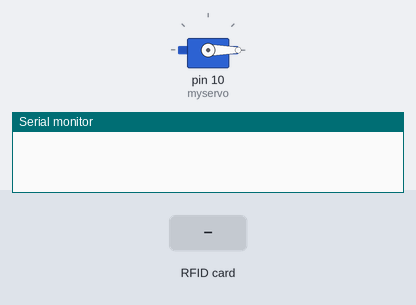
Bench run of a sketch on a simulated Arduino Uno, built with avr-gcc and run on an emulated ATmega328P. Shown: servo, the last lines printed to the serial monitor. The test bench sets the inputs (shaded band).

Above: at 1.7 s.
1.8 s: RFID card 8D FE 6C 4D held to the reader
At 3.0 s:
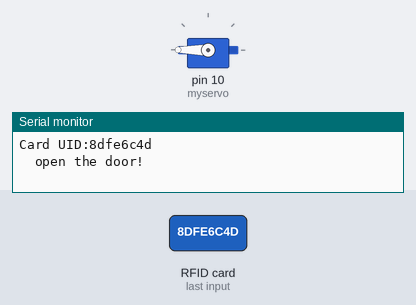
3.3 s: RFID card BC 33 76 6E held to the reader
4.8 s: RFID card 5E 7A 19 C4 held to the reader
Timing chart, 0 to 7.8 s (numbered marks = the images above; inputs shaded):
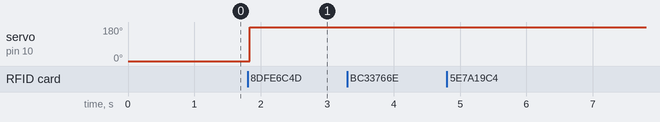

The sketch:

Intelligent_access_control.ino
```cpp
/*
 * Keyestudio 37 in 1 Starter Kit for Raspberry Pi Pico
 * lesson 54
 * Intelligent access control
 * http://www.keyestudio.com
*/
#include <Servo.h>
#include <Wire.h>
#include <MFRC522_I2C.h>
MFRC522 mfrc522(0x28);
Servo myservo;
String rfid_str = "";

void setup() {
  Serial.begin(9600);
  Wire.begin();
  mfrc522.PCD_Init();
  myservo.attach(10);//connect the servo to the port 10
  myservo.write(0);//initialize 0°
  delay(500);
}

void loop() {
  if ( ! mfrc522.PICC_IsNewCardPresent() || ! mfrc522.PICC_ReadCardSerial() ) {
    delay(50);
    return;
  }
  rfid_str = "";//clear up character strings
  Serial.print(F("Card UID:"));
  for (byte i = 0; i < mfrc522.uid.size; i++) {// save UID
    rfid_str = rfid_str + String(mfrc522.uid.uidByte[i], HEX);
    //        Serial.print(mfrc522.uid.uidByte[i] < 0x10 ? " 0" : " ");
    //        Serial.print(mfrc522.uid.uidByte[i], HEX);
  }
  Serial.println(rfid_str);
  if (rfid_str == "8dfe6c4d" || rfid_str == "bc33766e") {
    myservo.write(180);
    delay(500);
    Serial.println("  open the door!");
  }

}
```

Measured:
- after the input at 1.8 s, servo on pin 10 (myservo): 0° → 180° at once
